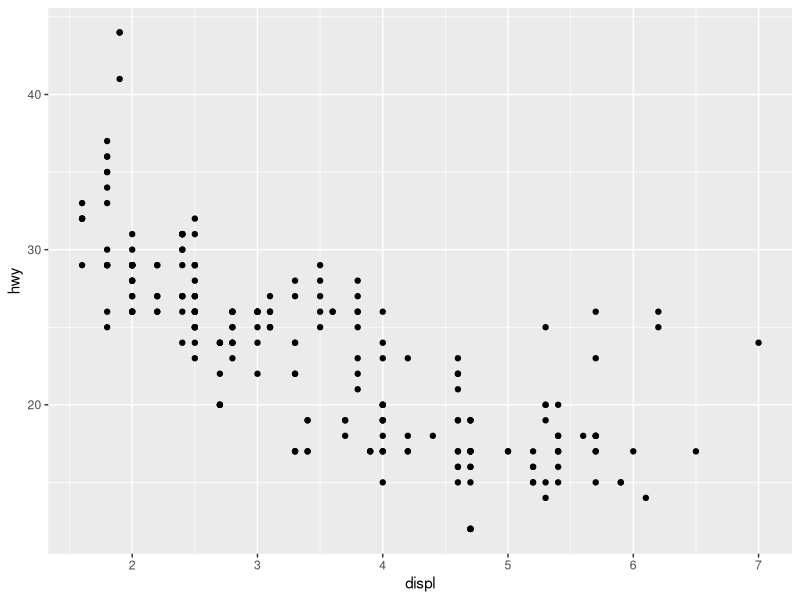
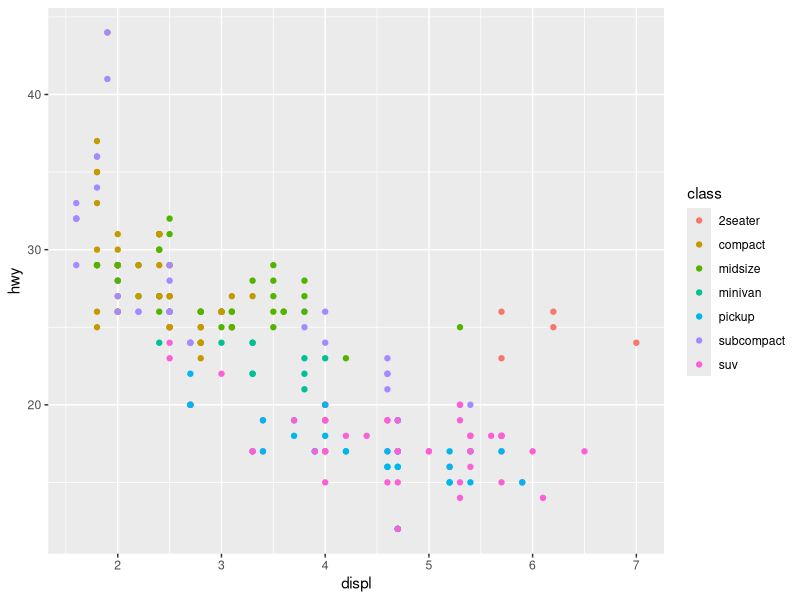
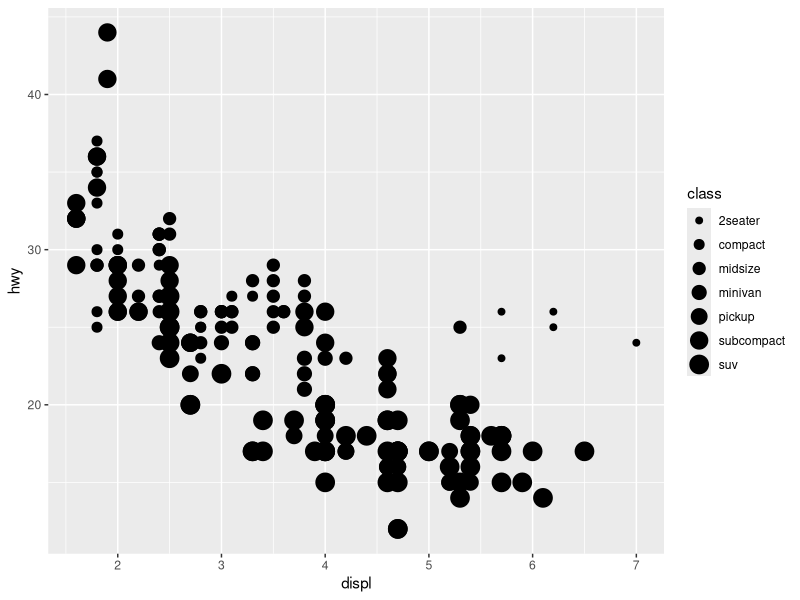
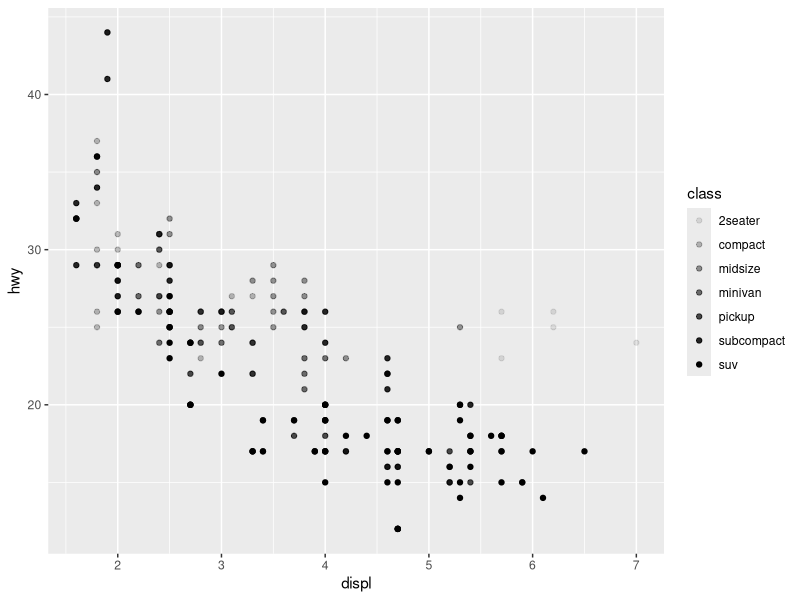
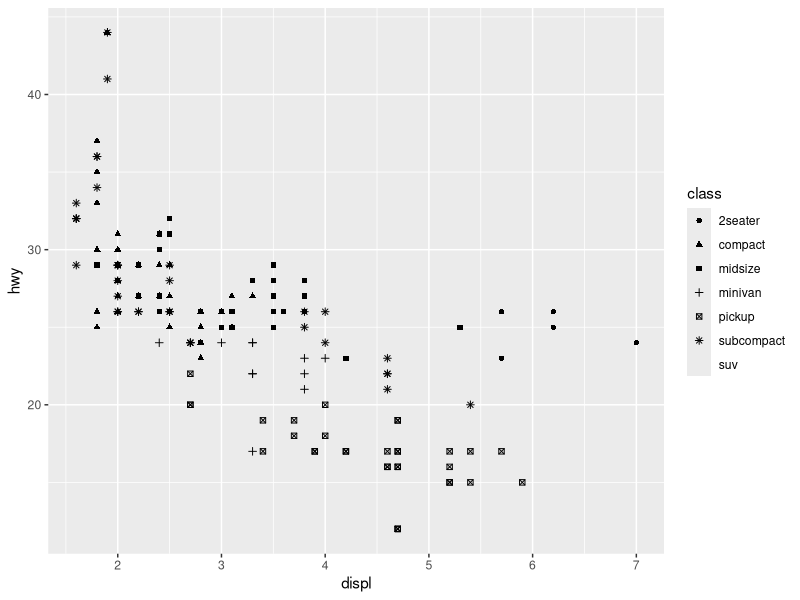
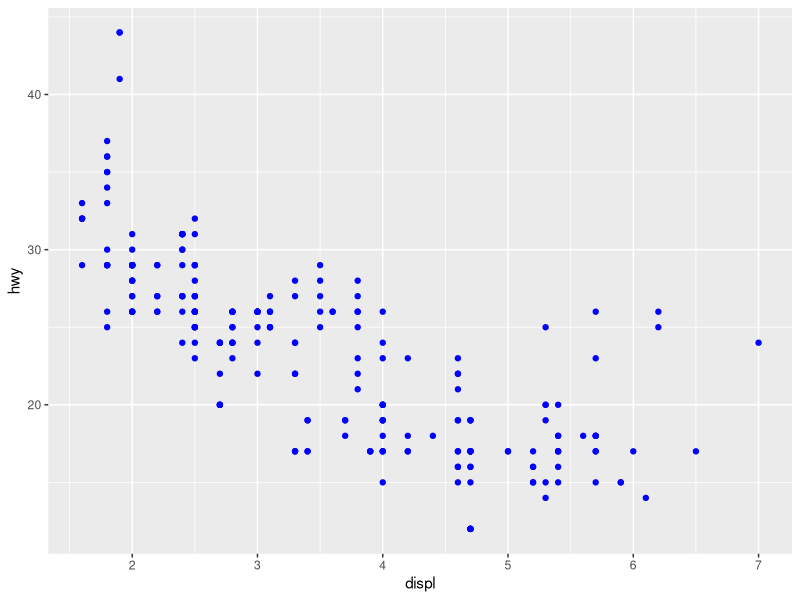
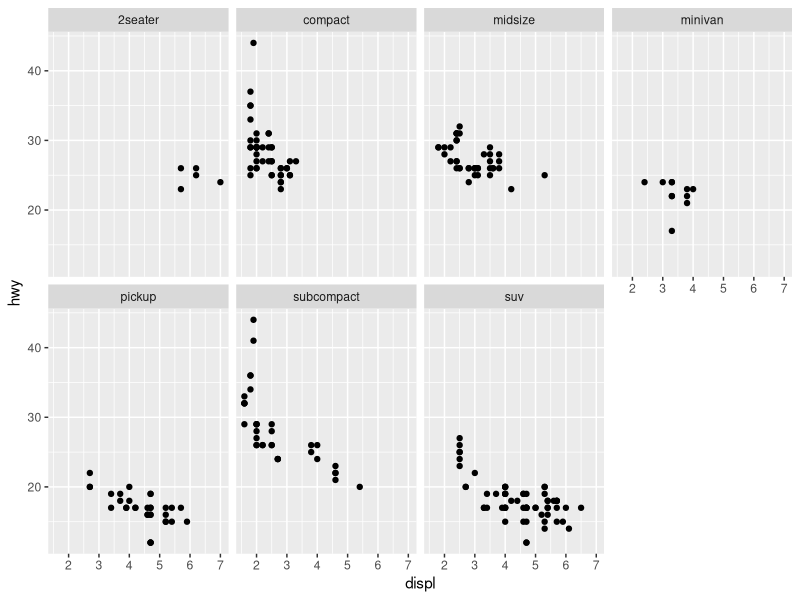
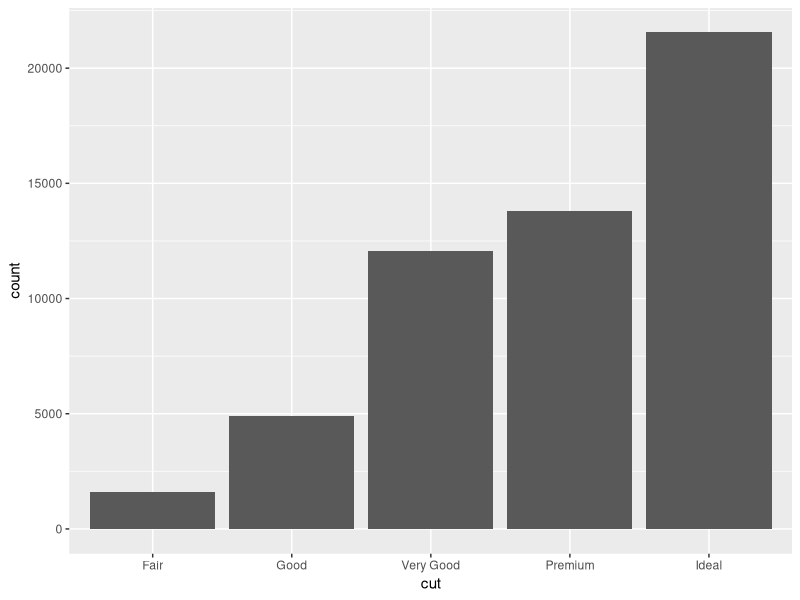

The R source for these figures, in order:
# Load data ---------------------------
library(tidyverse)
library(dplyr)

# Load data frame from ggplot2 package 
ggplot2::mpg
View(mpg)

# View each variable type 
glimpse(mpg)

# Create ggplot
ggplot(data = mpg) + geom_point(mapping = aes(x = displ, y = hwy))

# Count rows and columns 
nrow(mpg)
ncol(mpg)

# mapping an aesthetics to a variable
ggplot(data = mpg) + 
  geom_point(mapping = aes(x = displ, y = hwy, color = class))

ggplot(data = mpg) + 
  geom_point(mapping = aes(x = displ, y = hwy, size = class))

ggplot(data = mpg) + 
  geom_point(mapping = aes(x = displ, y = hwy, alpha = class))

ggplot(data = mpg) + 
  geom_point(mapping = aes(x = displ, y = hwy, shape = class))

ggplot(data = mpg) + 
  geom_point(mapping = aes(x = displ, y = hwy), color = "blue")

# Faceting data

ggplot(data = mpg) + 
  geom_point(mapping = aes(x = displ, y = hwy)) + 
  facet_wrap(~ class, nrow = 2)

# Bar charts (two below are interchangable)

ggplot(data = diamonds) + 
  geom_bar(mapping = aes(x = cut))

ggplot(data = diamonds) + 
  stat_count(mapping = aes(x = cut))

# Bar chart of proportion, not count

ggplot(data = diamonds) + 
  geom_bar(mapping = aes(x = cut, y = stat(prop), group = 1))


